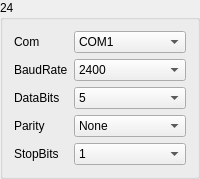
       <widget class="QGroupBox" name="gBoxMeter_24">
        <property name="minimumSize">
         <size>
          <width>171</width>
          <height>171</height>
         </size>
        </property>
        <property name="title">
         <string>24</string>
        </property>
        <layout class="QGridLayout" name="gridLayout_29">
         <item row="0" column="0">
          <widget class="QLabel" name="label_138">
           <property name="sizePolicy">
            <sizepolicy hsizetype="Fixed" vsizetype="Preferred">
             <horstretch>0</horstretch>
             <verstretch>0</verstretch>
            </sizepolicy>
           </property>
           <property name="text">
            <string>Com</string>
           </property>
          </widget>
         </item>
         <item row="0" column="1">
          <widget class="QComboBox" name="comboMeterSerialNum_24">
           <item>
            <property name="text">
             <string>COM1</string>
            </property>
           </item>
           <item>
            <property name="text">
             <string>COM2</string>
            </property>
           </item>
           <item>
            <property name="text">
             <string>COM3</string>
            </property>
           </item>
           <item>
            <property name="text">
             <string>COM4</string>
            </property>
           </item>
           <item>
            <property name="text">
             <string>COM5</string>
            </property>
           </item>
           <item>
            <property name="text">
             <string>COM6</string>
            </property>
           </item>
           <item>
            <property name="text">
             <string>COM7</string>
            </property>
           </item>
           <item>
            <property name="text">
             <string>COM8</string>
            </property>
           </item>
           <item>
            <property name="text">
             <string>COM9</string>
            </property>
           </item>
           <item>
            <property name="text">
             <string>COM10</string>
            </property>
           </item>
           <item>
            <property name="text">
             <string>COM11</string>
            </property>
           </item>
           <item>
            <property name="text">
             <string>COM12</string>
            </property>
           </item>
           <item>
            <property name="text">
             <string>COM13</string>
            </property>
           </item>
           <item>
            <property name="text">
             <string>COM14</string>
            </property>
           </item>
           <item>
            <property name="text">
             <string>COM15</string>
            </property>
           </item>
           <item>
            <property name="text">
             <string>COM16</string>
            </property>
           </item>
           <item>
            <property name="text">
             <string>COM17</string>
            </property>
           </item>
           <item>
            <property name="text">
             <string>COM18</string>
            </property>
           </item>
           <item>
            <property name="text">
             <string>COM19</string>
            </property>
           </item>
           <item>
            <property name="text">
             <string>COM20</string>
            </property>
           </item>
           <item>
            <property name="text">
             <string>COM21</string>
            </property>
           </item>
           <item>
            <property name="text">
             <string>COM22</string>
            </property>
           </item>
           <item>
            <property name="text">
             <string>COM23</string>
            </property>
           </item>
           <item>
            <property name="text">
             <string>COM24</string>
            </property>
           </item>
           <item>
            <property name="text">
             <string>COM25</string>
            </property>
           </item>
           <item>
            <property name="text">
             <string>COM26</string>
            </property>
           </item>
           <item>
            <property name="text">
             <string>COM27</string>
            </property>
           </item>
           <item>
            <property name="text">
             <string>COM28</string>
            </property>
           </item>
           <item>
            <property name="text">
             <string>COM29</string>
            </property>
           </item>
           <item>
            <property name="text">
             <string>COM30</string>
            </property>
           </item>
          </widget>
         </item>
         <item row="1" column="0">
          <widget class="QLabel" name="label_139">
           <property name="text">
            <string>BaudRate</string>
           </property>
          </widget>
         </item>
         <item row="1" column="1">
          <widget class="QComboBox" name="comboMeterBaudRate_24">
           <item>
            <property name="text">
             <string>2400</string>
            </property>
           </item>
           <item>
            <property name="text">
             <string>4800</string>
            </property>
           </item>
           <item>
            <property name="text">
             <string>9600</string>
            </property>
           </item>
           <item>
            <property name="text">
             <string>14400</string>
            </property>
           </item>
           <item>
            <property name="text">
             <string>19200</string>
            </property>
           </item>
           <item>
            <property name="text">
             <string>38400</string>
            </property>
           </item>
           <item>
            <property name="text">
             <string>56000</string>
            </property>
           </item>
          </widget>
         </item>
         <item row="2" column="0">
          <widget class="QLabel" name="label_140">
           <property name="text">
            <string>DataBits</string>
           </property>
          </widget>
         </item>
         <item row="2" column="1">
          <widget class="QComboBox" name="comboMeterBits_24">
           <item>
            <property name="text">
             <string>5</string>
            </property>
           </item>
           <item>
            <property name="text">
             <string>6</string>
            </property>
           </item>
           <item>
            <property name="text">
             <string>7</string>
            </property>
           </item>
           <item>
            <property name="text">
             <string>8</string>
            </property>
           </item>
          </widget>
         </item>
         <item row="3" column="0">
          <widget class="QLabel" name="label_141">
           <property name="text">
            <string>Parity</string>
           </property>
          </widget>
         </item>
         <item row="3" column="1">
          <widget class="QComboBox" name="comboMeterChkBit_24">
           <item>
            <property name="text">
             <string>None</string>
            </property>
           </item>
           <item>
            <property name="text">
             <string>Odd</string>
            </property>
           </item>
           <item>
            <property name="text">
             <string>Even</string>
            </property>
           </item>
          </widget>
         </item>
         <item row="4" column="0">
          <widget class="QLabel" name="label_142">
           <property name="text">
            <string>StopBits</string>
           </property>
          </widget>
         </item>
         <item row="4" column="1">
          <widget class="QComboBox" name="comboMeterEndBit_24">
           <item>
            <property name="text">
             <string>1</string>
            </property>
           </item>
           <item>
            <property name="text">
             <string>1.5</string>
            </property>
           </item>
           <item>
            <property name="text">
             <string>2</string>
            </property>
           </item>
          </widget>
         </item>
        </layout>
       </widget>
